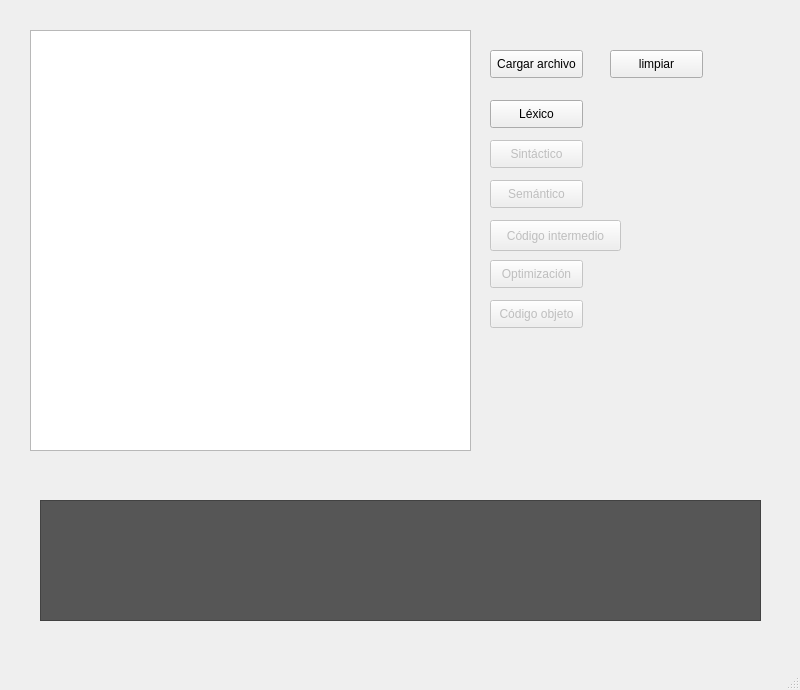
<?xml version="1.0" encoding="UTF-8"?>
<ui version="4.0">
 <class>MainWindow</class>
 <widget class="QMainWindow" name="MainWindow">
  <property name="geometry">
   <rect>
    <x>0</x>
    <y>0</y>
    <width>800</width>
    <height>690</height>
   </rect>
  </property>
  <property name="windowTitle">
   <string>MainWindow</string>
  </property>
  <widget class="QWidget" name="centralwidget">
   <widget class="QPushButton" name="btn_cargarArchivo">
    <property name="geometry">
     <rect>
      <x>490</x>
      <y>50</y>
      <width>93</width>
      <height>28</height>
     </rect>
    </property>
    <property name="text">
     <string>Cargar archivo</string>
    </property>
   </widget>
   <widget class="QPushButton" name="btn_limpiar">
    <property name="geometry">
     <rect>
      <x>610</x>
      <y>50</y>
      <width>93</width>
      <height>28</height>
     </rect>
    </property>
    <property name="text">
     <string>limpiar</string>
    </property>
   </widget>
   <widget class="QPushButton" name="btn_lexico">
    <property name="geometry">
     <rect>
      <x>490</x>
      <y>100</y>
      <width>93</width>
      <height>28</height>
     </rect>
    </property>
    <property name="text">
     <string>Léxico</string>
    </property>
   </widget>
   <widget class="QPushButton" name="btn_sintactico">
    <property name="enabled">
     <bool>false</bool>
    </property>
    <property name="geometry">
     <rect>
      <x>490</x>
      <y>140</y>
      <width>93</width>
      <height>28</height>
     </rect>
    </property>
    <property name="text">
     <string>Sintáctico</string>
    </property>
   </widget>
   <widget class="QPushButton" name="btn_semantico">
    <property name="enabled">
     <bool>false</bool>
    </property>
    <property name="geometry">
     <rect>
      <x>490</x>
      <y>180</y>
      <width>93</width>
      <height>28</height>
     </rect>
    </property>
    <property name="text">
     <string>Semántico</string>
    </property>
   </widget>
   <widget class="QPushButton" name="btn_codigo_in">
    <property name="enabled">
     <bool>false</bool>
    </property>
    <property name="geometry">
     <rect>
      <x>490</x>
      <y>220</y>
      <width>131</width>
      <height>31</height>
     </rect>
    </property>
    <property name="text">
     <string>Código intermedio</string>
    </property>
   </widget>
   <widget class="QPushButton" name="pushButton_7">
    <property name="enabled">
     <bool>false</bool>
    </property>
    <property name="geometry">
     <rect>
      <x>490</x>
      <y>260</y>
      <width>93</width>
      <height>28</height>
     </rect>
    </property>
    <property name="text">
     <string>Optimización</string>
    </property>
   </widget>
   <widget class="QPushButton" name="pushButton_8">
    <property name="enabled">
     <bool>false</bool>
    </property>
    <property name="geometry">
     <rect>
      <x>490</x>
      <y>300</y>
      <width>93</width>
      <height>28</height>
     </rect>
    </property>
    <property name="text">
     <string>Código objeto</string>
    </property>
   </widget>
   <widget class="QPlainTextEdit" name="areaTexto">
    <property name="geometry">
     <rect>
      <x>30</x>
      <y>30</y>
      <width>441</width>
      <height>421</height>
     </rect>
    </property>
    <property name="plainText">
     <string/>
    </property>
   </widget>
   <widget class="QPlainTextEdit" name="consola">
    <property name="enabled">
     <bool>false</bool>
    </property>
    <property name="geometry">
     <rect>
      <x>40</x>
      <y>500</y>
      <width>721</width>
      <height>121</height>
     </rect>
    </property>
    <property name="styleSheet">
     <string notr="true">QPlainTextEdit{
	background-color: rgb(86, 86, 86);
	color:rgb(234, 234, 234);

}</string>
    </property>
    <property name="plainText">
     <string/>
    </property>
   </widget>
  </widget>
  <widget class="QMenuBar" name="menubar">
   <property name="geometry">
    <rect>
     <x>0</x>
     <y>0</y>
     <width>800</width>
     <height>26</height>
    </rect>
   </property>
  </widget>
  <widget class="QStatusBar" name="statusbar"/>
 </widget>
 <resources/>
 <connections/>
</ui>
